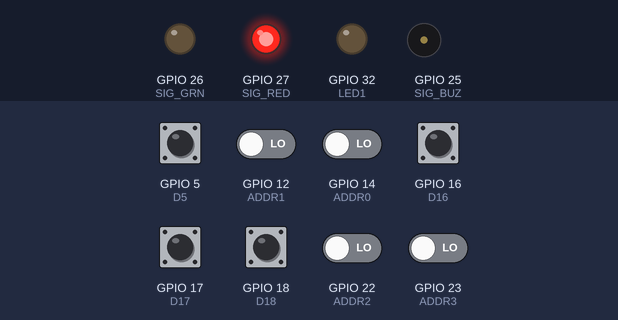
The sketch below on a simulated ESP32. On the bench: output pins drawn as LEDs (lit = HIGH), buzzer (waves = sounding, pin HIGH). The test bench sets the inputs (shaded band); at power-on: GPIO 5 (D5), GPIO 16 (D16), GPIO 17 (D17), GPIO 18 (D18) HIGH, GPIO 12 (ADDR1), GPIO 14 (ADDR0), GPIO 22 (ADDR2), GPIO 23 (ADDR3) LOW. What the sketch prints to the serial monitor is not drawn.

Above: at 1.2 s.
1.3 s: GPIO 5 (D5) pulled LOW for 0.15 s
At 1.45 s:
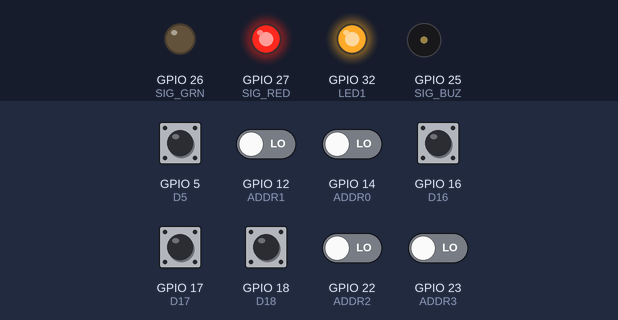
4.3 s: GPIO 16 (D16) pulled LOW for 0.15 s
At 4.37 s:
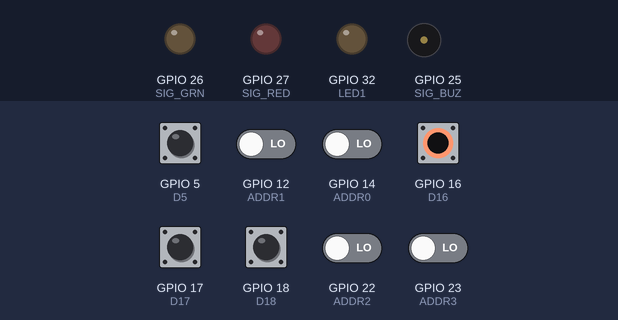
7.3 s: GPIO 17 (D17) pulled LOW for 0.15 s
At 8.2 s:
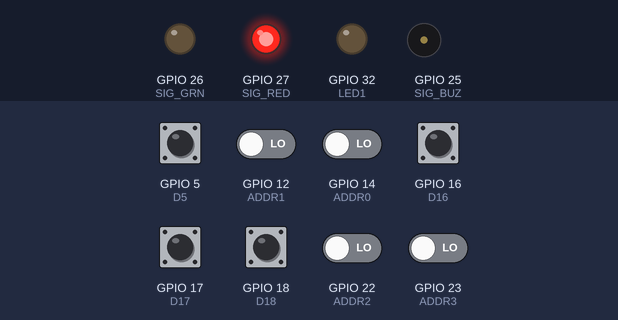
10.3 s: GPIO 18 (D18) pulled LOW for 1 s
At 11.25 s:
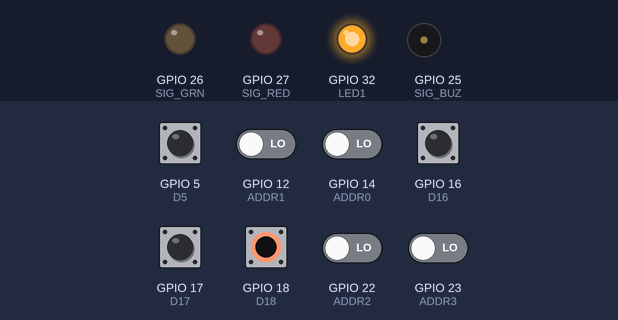
16.3 s: GPIO 5 (D5) pulled LOW for 1 s
At 16.85 s:
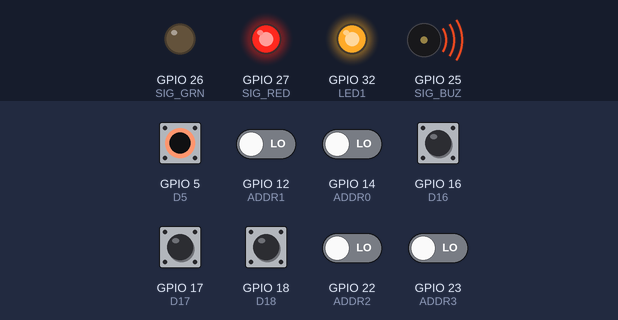
Timing chart, 0 to 20.3 s (numbered marks = the images above; inputs shaded):
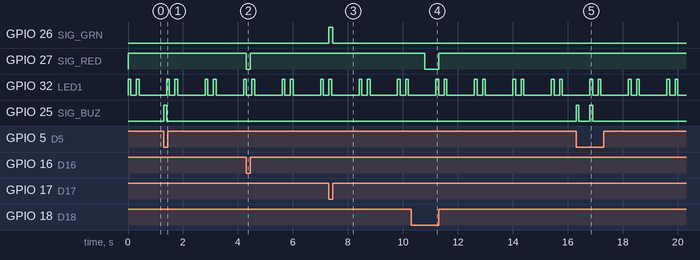

The sketch:

EnvisionMachineLampDriver.ino
```cpp
/*
 | Envision Machine Lamp Driver
 | Georges Troulis  <gtroulis@ucsd.edu>
 |
 | This firmware runs on the ESP32 boards that drive the Notification Tower Lamps
 | in response to the RPi controller on the Laser Cutter or other machines
 |
 | ------------------------------------------------------------
 | Revision Log (Updated 12/07/2019):
 | 0.2: Moved Heartbeat pulsing to separate thread, changed thread stack depth to 1024 words
 | 0.1: First pre-release rev, basic functionality
 |
 | ------------------------------------------------------------
 | TODO list:
 |  [ ] Give states to control signals that make more sense (make them all consistent)
*/

/*
 *  Truth Table:
 *
 *  Signals from RPi w/o Pull Ups:
 *
 *             RED_CNST | RED_PULS | GRN_CNST | BUZ_PULS | Want Behaviour
 *  Timer OFF:     0    |    0     |    0     |    0     |  Grn Off, Red Steady, Buzz off (Note, need pull-ups)
 *  Timer ON:      0    |    1     |    0     |    1     |  Grn Steady, Red Off, Buzz off
 *  Time <30s:     0    |    0     |    0     |    1     |  Grn Steady, Red Pulsing, Buzz off
 *  Time <15s:     0    |    0     |    0     |    0     |  Grn Steady, Red Pulsing, Buzz Pulsing
 *  Ideal OFF:     1    |    1     |    1     |    1     |  Grn Off, Red Steady, Buzz off (Use PULLUP to achieve this)
 */

// The firmware revision
#define FIRMWARE_REV  F("0.2")

/******************************************************************************/
/*  GPIO Defs                                                                 */
/******************************************************************************/

// On-Board Pushbutton/LEDs for general purpose
// LED: active if output HIGH
// BTN:  pushed if read LOW
#define LED1 32
#define BTN1 33

// Signals for 24V Tower Lamp
// Active if set HIGH
#define SIG_RED 27
#define SIG_GRN 26
#define SIG_BUZ 25

// Address Solder Jumpers, to give each board a unique address
// Soldered: Reads 1
// Unsoldered: Reads 0
#define ADDR0 14
#define ADDR1 12
#define ADDR2 22
#define ADDR3 23

// Generic IO pins from breakout
#define D16  16
#define D17  17
#define D5    5
#define D18  18

/******************************************************************************/
/*  Const Defs                                                                */
/******************************************************************************/

// Use the Generic IO pins to receive control signals from the main RPi
// used to flash the tower lamp appropriately
#define RX_RED_CNST_SIG  D16  // (Active LOW)  Red Lamp Steady
#define RX_GRN_CNST_SIG  D17  // (Active HIGH) Green Lamp Steady
#define RX_BUZ_PULS_SIG  D5   // (Active LOW)  Buzzer Pulse
#define RX_RED_PULS_SIG  D18  // (Active LOW)  Red Lamp Pulse (overrides steady

// Enable the Heartbeat LED (can be useful to see if application has frozen)
#define ENABLE_HEARTBEAT

/******************************************************************************/
/*  Global Vars                                                               */
/******************************************************************************/

// The unique address of the device, determined by the solder jumpers
byte deviceAddr;

/******************************************************************************/
/*  RTOS Task Handles                                                         */
/******************************************************************************/

TaskHandle_t thRedPulser = NULL;  // Pulses the Red Lamp
TaskHandle_t thBuzPulser = NULL;  // Pulses the Buzzer

/******************************************************************************/
/*  Main Functions                                                            */
/******************************************************************************/

void setup() {

  // Init all the IO Pins
  initIO();

  // Read the address jumpers to determine the address of this device
  initDeviceAddr();

  // Init any RTOS tasks that need to run
  initRTOSTasks();

  // Enable default serial UART for USB debugging/printing
  Serial.begin(115200);

  // Print some startup stats like firmware rev and device address
  printBootStats();
}

void loop() {
  // Forward the signals from the RPi to the tower lamp

  // logic for red lamp, either pulsing, constant, or off
  // PulseRed signal takes priority over ConstantRed signal
  if (!digitalRead(RX_RED_PULS_SIG)) {
    if (thRedPulser == NULL) {
      spawnRedPulser();
    }
  }
  else if (digitalRead(RX_RED_CNST_SIG)) {
    if (thRedPulser != NULL) {
      vTaskDelete(thRedPulser);
      thRedPulser = NULL;
    }

    // Not pulsing, but enabled
    digitalWrite(SIG_RED, HIGH);
  }
  else {
    if (thRedPulser != NULL) {
      vTaskDelete(thRedPulser);
      thRedPulser = NULL;
    }
    digitalWrite(SIG_RED, LOW);
  }

  // logic for buzzer, pulsing or not
  if (!digitalRead(RX_BUZ_PULS_SIG)) {
    if (thBuzPulser == NULL) {
      spawnBuzPulser();
    }
  }
  else {
    if (thBuzPulser != NULL) {
      vTaskDelete(thBuzPulser);
      thBuzPulser = NULL;
    }
    digitalWrite(SIG_BUZ, LOW);
  }

  // Green lamp is constant-on or off
  digitalWrite(SIG_GRN, !digitalRead(RX_GRN_CNST_SIG));

  // Debug: If any character received, print state of inputs
  if (Serial.available()) {
    Serial.read();
    Serial.println("----------");
    Serial.print("RED_CNST [D16]: ");
    Serial.println(digitalRead(D16));

    Serial.print("GRN_CNST [D17]: ");
    Serial.println(digitalRead(D17));

    Serial.print("BUZ_PULS [ D5]: ");
    Serial.println(digitalRead(D5));

    Serial.print("RED_PULS [D18]: ");
    Serial.println(digitalRead(D18));
  }

  // Allow the idle task to run and perform cleanup
  delay(10);
}

/******************************************************************************/
/*  Init Functions                                                            */
/******************************************************************************/

/*
 *  Initialize all the IO pins and set default output states
 */
void initIO() {
  // General Purpose LED/Button
  pinMode(LED1, OUTPUT);
  pinMode(BTN1, INPUT);

  // Tower Lamp signals
  pinMode(SIG_RED, OUTPUT);
  pinMode(SIG_GRN, OUTPUT);
  pinMode(SIG_BUZ, OUTPUT);

  // Control inputs from RPi for tower lamp
  pinMode(RX_RED_PULS_SIG, INPUT_PULLUP);
  pinMode(RX_RED_CNST_SIG, INPUT_PULLUP);
  pinMode(RX_GRN_CNST_SIG, INPUT_PULLUP);
  pinMode(RX_BUZ_PULS_SIG, INPUT_PULLUP);

  // Default Output States
  digitalWrite(LED1, LOW);
  digitalWrite(SIG_RED, LOW);
  digitalWrite(SIG_GRN, LOW);
  digitalWrite(SIG_BUZ, LOW);
}

/*
 *  Initialize the Addr Jumpers to inputs, then read them to
 *  determine the device address
 */
void initDeviceAddr() {

  // Init Address Jumpers as inputs
  pinMode(ADDR0, INPUT);
  pinMode(ADDR1, INPUT);
  pinMode(ADDR2, INPUT);
  pinMode(ADDR3, INPUT);

  // Read the address jumpers to determine the device address (4-bits)
  deviceAddr = 0;
  deviceAddr =                     (digitalRead(ADDR3) & 0x1);
  deviceAddr = (deviceAddr << 1) | (digitalRead(ADDR2) & 0x1);
  deviceAddr = (deviceAddr << 1) | (digitalRead(ADDR1) & 0x1);
  deviceAddr = (deviceAddr << 1) | (digitalRead(ADDR0) & 0x1);
}

/*
 *  Init any RTOS Tasks that need to be initialized before loop
 */
void initRTOSTasks() {

  // Create the Heartbeak task (note: doesn't need task handle because we don't
  // care about keeping track of this once it's created)
  #ifdef ENABLE_HEARTBEAT
    xTaskCreate(
          Task_Heartbeat,    // Task Function Body
          "Task_Heartbeat",  // Task Name
          1024,              // Stack Size (32-bit word)
          NULL,              // No Arguments
          1,                 // Lowest Priority
          NULL               // No Task Handle
    );
  #endif
}

/*
 *  Print some stats to main UART for debugging purposes
 */
void printBootStats() {
  Serial.println();
  Serial.println(F("----------------------------------------"));
  Serial.println(F("EnVision Laser Client"));

  Serial.print(F("Firmware Version: "));
  Serial.println(FIRMWARE_REV);

  Serial.print(F("Device Address: "));
  Serial.println(deviceAddr);
  Serial.println();
}

/******************************************************************************/
/*  RTOS Task Functions                                                       */
/******************************************************************************/

/*
 *  Creates an instance of the task that pulses the Red Lamp
 *
 *  Note: This will create multiple instances of the same task if called
 *         multiple times. This should be avoided by the caller by checking
 *         if the task handle is null
 *
 */
inline void spawnRedPulser() {
  xTaskCreate(
        Task_RedPulser,    // Task Function Body
        "Task_RedPulser",  // Task Name
        1024,              // Stack Size (32-bit word)
        NULL,              // No Arguments
        1,                 // Lowest Priority
        &thRedPulser       // Task Handle
  );
}

/*
 *  Creates an instance of the task that pulses the Buzzer
 *
 *  Note: This will create multiple instances of the same task if called
 *         multiple times. This should be avoided by the caller by checking
 *         if the task handle is null
 *
 */
inline void spawnBuzPulser() {
  xTaskCreate(
        Task_BuzPulser,    // Task Function Body
        "Task_BuzPulser",  // Task Name
        1024,              // Stack Size (32-bit word)
        NULL,              // No Arguments
        1,                 // Lowest Priority
        &thBuzPulser       // Task Handle
  );
}

/*
 *  Task that pulses the Red Lamp. Runs forever until deleted or blocked
 *  by kernel.
 *
 *  This task is spawned every time the applications wants to pulse the
 *  red lamp, and is deleted when the applications wants to stop the pulsing
 */
void Task_RedPulser(void* param) {
  #define RED_PULSE_DELAY 500

  while(true) {
    digitalWrite(SIG_RED, HIGH);
    delay(RED_PULSE_DELAY);
    digitalWrite(SIG_RED, LOW);
    delay(RED_PULSE_DELAY);
  }
}

/*
 *  Task that pulses the Buzzer. Runs forever until deleted or blocked
 *  by kernel.
 *
 *  This task is spawned every time the applications wants to pulse the
 *  buzzer, and is deleted when the applications wants to stop the pulsing
 */
void Task_BuzPulser(void* param) {
  #define BUZ_ON_DELAY 100
  #define BUZ_OFF_DELAY 400

  while(true) {
    digitalWrite(SIG_BUZ, HIGH);
    delay(BUZ_ON_DELAY);
    digitalWrite(SIG_BUZ, LOW);
    delay(BUZ_OFF_DELAY);
  }
}

/*
 *  Task that pulses the built-in LED in a heartbeat pattern to indicate
 *  that the device is running.
 *
 *  If the heartbeat LED is not pulsing, then the application has encountered
 *  some error and has halted. Resetting the MCU may resolve this
 */
void Task_Heartbeat(void* param) {
  #define HB_PULSE_ON    100
  #define HB_PULSE_OFF_1 200
  #define HB_PULSE_OFF_2 1000

  // Heartbeat has 2 pulses, a short one and a long one
  while(true) {
    // Pulse 1
    digitalWrite(LED1, HIGH);
    delay(HB_PULSE_ON);
    digitalWrite(LED1, LOW);
    delay(HB_PULSE_OFF_1);

    // Pulse 2
    digitalWrite(LED1, HIGH);
    delay(HB_PULSE_ON);
    digitalWrite(LED1, LOW);
    delay(HB_PULSE_OFF_2);
  }
}
```

Measured:
- after the input at 1.3 s, GPIO 25 (SIG_BUZ): LOW → HIGH at once, → LOW 0.10 s later
- after the input at 4.3 s, GPIO 27 (SIG_RED): HIGH → LOW at once, → HIGH 0.15 s later
- after the input at 7.3 s, GPIO 26 (SIG_GRN): LOW → HIGH at once, → LOW 0.14 s later
- after the input at 10.3 s, GPIO 27 (SIG_RED): HIGH → LOW after 0.50 s, → HIGH 0.50 s later
- after the input at 16.3 s, GPIO 25 (SIG_BUZ): alternates HIGH for 0.10 s and LOW for 0.40 s, 4 changes in all, then stays LOW, starting at once
- by itself, GPIO 32 (LED1): repeats every 1.4 s: LOW 0.20 s, HIGH 0.10 s, LOW 1.0 s, HIGH 0.10 s
